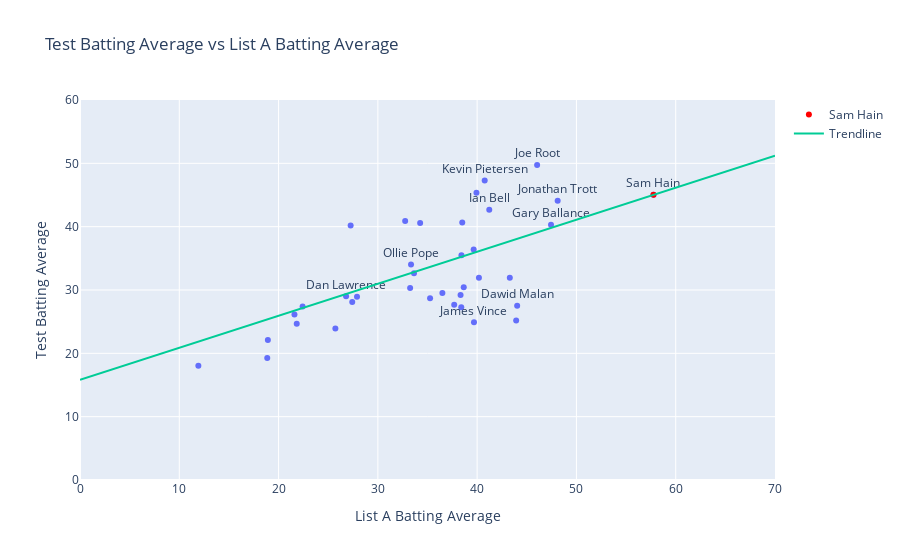

Notebook cell for this chart:
### Code cell
# Assuming 'Test Batting Average' and 'List A Batting Average' are already numeric
X = df_filtered['List A Batting Average'].values.reshape(-1, 1)  # Predictor
y = df_filtered['Test Batting Average']  # Response

# Add a constant for the intercept to X
X = sm.add_constant(X)

# Fit the OLS model
model = sm.OLS(y, X).fit()

# Predictions for the extended range
# Assume you want to extend the x-axis to cover List A averages up to 70
x_pred = np.linspace(0, 70, 100)  # Generate values from min to 70
x_pred2 = sm.add_constant(x_pred)  # Add a constant for the intercept
y_pred = model.predict(x_pred2)  # Make predictions

# Predict Sam Hain's Test Average
sam_hain_list_a_avg = 57.76
sam_hain_test_pred = model.predict([1, sam_hain_list_a_avg])[0]

# Create a DataFrame for Sam Hain's data
sam_hain_df = pd.DataFrame({
    'Name': ['Sam Hain'],
    'List A Batting Average': [sam_hain_list_a_avg],
    'Test Batting Average': [sam_hain_test_pred],
    'Label': ['Sam Hain']
})

# Concatenate Sam Hain's DataFrame with the original DataFrame
df_filtered = pd.concat([df_filtered, sam_hain_df], ignore_index=True)


# List of names you want to label
names_to_label = ['Kevin Pietersen', 'James Vince', 'Joe Root', 'Ollie Pope', 'Dan Lawrence', 'Gary Ballance', 'Ian Bell', 'Jonathan Trott', 'Dawid Malan']

# Create a new column for labels
df_filtered['Label'] = df_filtered['Name'].apply(lambda x: x if x in names_to_label else None)

# Create the scatter plot
fig = px.scatter(df_filtered, x='List A Batting Average', y='Test Batting Average',
                 text='Label',  # Use the new 'Label' column for text
                 hover_name='Name',  # Still use the original 'Name' column for hover text
                 title="Test Batting Average vs List A Batting Average")

# Optional: Update layout or traces if necessary
fig.update_traces(textposition='top center')

# Highlight Sam Hain in red
fig.add_trace(go.Scatter(x=[sam_hain_list_a_avg], y=[sam_hain_test_pred],
                         mode='markers+text', name='Sam Hain', text=['Sam Hain'],
                         textposition='top center', marker_color='red'))

# Add the extended trendline
fig.add_trace(go.Scatter(x=x_pred, y=y_pred, mode='lines', name='Trendline'))

# Update layout for x-axis to extend to 70
fig.update_layout(xaxis_range=[0, 70], yaxis_range=[0, 60])

# Show plot
fig.show()

### Figure 1 — Plotly figure (JSON) as saved in the notebook; plotly's stock layout.template omitted (floating-point values rounded to 4 significant figures)
{"data": [{"hovertemplate": "<b>%{hovertext}</b><br><br>List A Batting Average=%{x}<br>Test Batting Average=%{y}<br>Label=%{text}<extra></extra>", "hovertext": ["Paul Collingwood", "Geraint Jones", "Andrew Strauss", "Ian Bell", "Kevin Pietersen", "Alastair Cook", "Matt Prior", "Ravi Bopara", "Stuart Broad", "Graeme Swann", "Tim Bresnan", "Jonathan Trott", "Eoin Morgan", "Jonny Bairstow", "Nick Compton", "Joe Root", "Chris Woakes", "Ben Stokes", "Gary Ballance", "Moeen Ali", "Jos Buttler", "Adil Rashid", "Alex Hales", "James Vince", "Ben Duckett", "Keaton Jennings", "Dawid Malan", "Mark Stoneman", "Sam Curran", "Ollie Pope", "Rory Burns", "Ben Foakes", "Joe Denly", "Dom Sibley", "Zak Crawley", "Dan Lawrence", "Harry Brook", "Sam Hain"], "legendgroup": "", "marker": {"color": "#636efa", "symbol": "circle"}, "mode": "markers+text", "name": "", "orientation": "v", "showlegend": false, "text": [null, null, null, "Ian Bell", "Kevin Pietersen", null, null, null, null, null, null, "Jonathan Trott", null, null, null, "Joe Root", null, null, "Gary Ballance", null, null, null, null, "James Vince", null, null, "Dawid Malan", null, null, "Ollie Pope", null, null, null, null, null, "Dan Lawrence", null, null], "textposition": "top center", "type": "scatter", "x": [34.26, 25.72, 32.75, 41.22, 40.76, 39.93, 27.26, 40.18, 11.92, 18.92, 21.6, 48.11, 38.65, 39.65, 35.26, 46.04, 22.42, 38.42, 47.44, 27.42, 43.29, 18.86, 38.4, 39.68, 38.5, 43.93, 44.03, 37.69, 21.83, 33.34, 33.25, 38.33, 36.5, 27.9, 33.64, 26.8, 30, 57.76], "xaxis": "x", "y": [40.56, 23.91, 40.91, 42.69, 47.28, 45.35, 40.18, 31.94, 18.03, 22.09, 26.13, 44.08, 30.43, 36.39, 28.7, 49.72, 27.4, 35.48, 40.31, 28.12, 31.94, 19.28, 27.28, 24.9, 40.66, 25.19, 27.53, 27.68, 24.69, 34.04, 30.32, 29.2, 29.53, 28.94, 32.63, 29, 62.15, 45.03], "yaxis": "y"}, {"marker": {"color": "red"}, "mode": "markers+text", "name": "Sam Hain", "text": ["Sam Hain"], "textposition": "top center", "type": "scatter", "x": [57.76], "y": [45.03]}, {"mode": "lines", "name": "Trendline", "type": "scatter", "x": [0, 0.7071, 1.414, 2.121, 2.828, 3.535, 4.242, 4.949, 5.657, 6.364, 7.071, 7.778, 8.485, 9.192, 9.899, 10.61, 11.31, 12.02, 12.73, 13.43, 14.14, 14.85, 15.56, 16.26, 16.97, 17.68, 18.38, 19.09, 19.8, 20.51, 21.21, 21.92, 22.63, 23.33, 24.04, 24.75, 25.45, 26.16, 26.87, 27.58, 28.28, 28.99, 29.7, 30.4, 31.11, 31.82, 32.53, 33.23, 33.94, 34.65, 35.35, 36.06, 36.77, 37.47, 38.18, 38.89, 39.6, 40.3, 41.01, 41.72, 42.42, 43.13, 43.84, 44.55, 45.25, 45.96, 46.67, 47.37, 48.08, 48.79, 49.49, 50.2, 50.91, 51.62, 52.32, 53.03, 53.74, 54.44, 55.15, 55.86, 56.57, 57.27, 57.98, 58.69, 59.39, 60.1, 60.81, 61.52, 62.22, 62.93, 63.64, 64.34, 65.05, 65.76, 66.46, 67.17, 67.88, 68.59, 69.29, 70], "y": [15.83, 16.19, 16.55, 16.9, 17.26, 17.62, 17.98, 18.33, 18.69, 19.05, 19.4, 19.76, 20.12, 20.48, 20.83, 21.19, 21.55, 21.91, 22.26, 22.62, 22.98, 23.34, 23.69, 24.05, 24.41, 24.77, 25.12, 25.48, 25.84, 26.2, 26.55, 26.91, 27.27, 27.63, 27.98, 28.34, 28.7, 29.06, 29.41, 29.77, 30.13, 30.49, 30.84, 31.2, 31.56, 31.92, 32.27, 32.63, 32.99, 33.35, 33.7, 34.06, 34.42, 34.77, 35.13, 35.49, 35.85, 36.2, 36.56, 36.92, 37.28, 37.63, 37.99, 38.35, 38.71, 39.06, 39.42, 39.78, 40.14, 40.49, 40.85, 41.21, 41.57, 41.92, 42.28, 42.64, 43.0, 43.35, 43.71, 44.07, 44.43, 44.78, 45.14, 45.5, 45.86, 46.21, 46.57, 46.93, 47.29, 47.64, 48.0, 48.36, 48.72, 49.07, 49.43, 49.79, 50.14, 50.5, 50.86, 51.22]}], "layout": {"legend": {"tracegroupgap": 0}, "title": {"text": "Test Batting Average vs List A Batting Average"}, "xaxis": {"anchor": "y", "domain": [0, 1], "range": [0, 70], "title": {"text": "List A Batting Average"}}, "yaxis": {"anchor": "x", "domain": [0, 1], "range": [0, 60], "title": {"text": "Test Batting Average"}}}}
